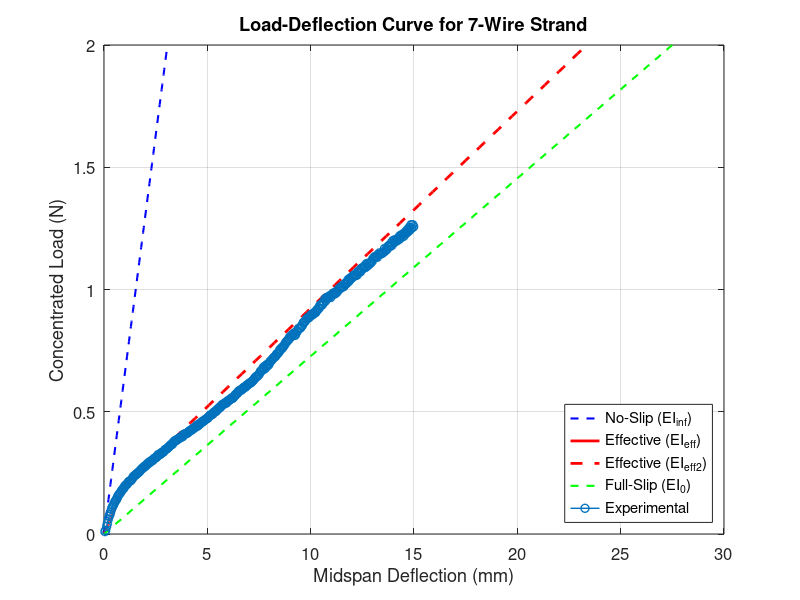

MATLAB code to generate this figure:
% MATLAB Code for Bending Stiffness of a 7-Wire Strand
% Implements the method from Zhang et al. (2018)
% "Bending Stiffness of Parallel Wire Cables Including Interfacial Slips among Wires"

clear; clc; close all;
load hm3_data.mat
loads = mean([load_1' load_2' load_3'],2);
displacements = mean([disp_1' disp_2' disp_3'],2);
loads = loads(2:end);
displacements = displacements(2:end);
%% 1. User-Defined Parameters
% Define the material, geometric, and loading properties.

% --- Geometry
d_wire = 0.0008; % Wire Diameter (m)

% --- Material Properties
E_center = 3e8; % Elasticity Modulus of the central wire (Pa)
E_outer = 10e9;  % Elasticity Modulus of the outer wires (Pa)

% --- Experimental Setup
L = 96/1000; % Cable Span (m) for simply supported beam setup
F = 0; % Axial Tensile Force (N)
P_max = 2;  % Maximum Concentrated force at midspan (N) for plotting

% --- Slip Parameter
% This is a crucial parameter that must be calibrated from experiments.
% See Fig. 6 in the reference paper for guidance (k = 7.26*sigma + 46.5).
k1 = 3;
k2 = 0.15; % Slip Rigidity (MPa), converted to Pa in the script
k1 = k1 * 1e6; % Convert MPa to Pa
k2 = k2 * 1e6;

%% 2. Geometry Calculation based on Hexagonal Packing
% For a 7-wire strand, there is 1 central wire and 6 outer wires.

r_wire = d_wire / 2;
A_wire = pi * r_wire^2;

%% 3. Laminated Beam Idealization (as per the referenced paper)
% The cross-section is idealized into 3 rectangular layers.
% - Layer 1 (top): 2 outer wires
% - Layer 2 (middle): 1 central wire + 2 outer wires
% - Layer 3 (bottom): 2 outer wires

H = d_wire * (1 + sqrt(3)); % Total height of the section
n = 3; % Number of layers
h = H / n; % Height of each idealized layer

A_layer1 = 2 * A_wire;
A_layer2 = 3 * A_wire;
A_layer3 = 2 * A_wire;
A_layers = [A_layer1; A_layer2; A_layer3];

b_layers = A_layers / h; % Equivalent width of each layer

%% 4. Layer Stiffness and Limiting Bending Stiffness (EI_0 and EI_inf)

% --- Effective Elastic Modulus for each layer (Pa)
E_eff_layer1 = E_outer;
E_eff_layer2 = (E_center * A_wire + E_outer * 2 * A_wire) / (3 * A_wire);
E_eff_layer3 = E_outer;
E_eff_layers = [E_eff_layer1; E_eff_layer2; E_eff_layer3];

% --- Moment of Inertia for each idealized RECTANGULAR layer (m^4)
I_rect_layers = (b_layers .* h^3) / 12;

% --- Bending stiffness (EI) of each idealized layer (Nm^2)
EI_layers = E_eff_layers .* I_rect_layers;

% --- Full-Slip Bending Stiffness, EI_0 (Nm^2)
EI_0 = sum(EI_layers);

% --- No-Slip (Perfect Bonding) Bending Stiffness, EI_inf (Nm^2)
y_centroids = [2.5*h; 1.5*h; 0.5*h]; % From bottom of section
EA_products = E_eff_layers .* A_layers;
y_bar = sum(EA_products .* y_centroids) / sum(EA_products);
d_parallel_axis = y_centroids - y_bar;
parallel_axis_terms = EA_products .* (d_parallel_axis.^2);
EI_inf = EI_0 + sum(parallel_axis_terms);

%% 5. Effective Bending Stiffness (EBS) Calculation
% This section implements the core equations from the paper to find EI_eff.

% --- Intermediate Parameters (alpha^2 and beta^2 from Eq. 18)
% For a symmetric 3-layer beam, slip is symmetric (delta_u1 = delta_u2),
% so we assume eta_1 = 1 and eta_2 = 1.
eta_1 = 1;
eta_2 = 1;
eta_0 = eta_1 + eta_2; %

% Axial stiffness of the n-th layer (n=3)
EA_n = E_eff_layers(n) * A_layers(n);

alpha_sq = k1 * ( ((n-1)*h^2 / EI_0) + (2 / (EA_n * eta_0)) );
beta_sq = (2 * k1 * EI_inf) / (EA_n * EI_0 * eta_0); 
alpha_sq2 = k2 * ( ((n-1)*h^2 / EI_0) + (2 / (EA_n * eta_0)) );
beta_sq2 = (2 * k2 * EI_inf) / (EA_n * EI_0 * eta_0); 

% --- Characteristic Equation Roots (lambda_1 and lambda_2 from Eq. 22)
% Add a small epsilon to F to prevent division by zero if F=0.
if F == 0; F = 1e-6; end

term_under_sqrt = (alpha_sq + F/EI_0)^2 - 4*beta_sq*F/EI_inf;
term_under_sqrt2 = (alpha_sq2 + F/EI_0)^2 - 4*beta_sq2*F/EI_inf;
% Check if the term is negative (can happen for very low F or k)
if term_under_sqrt < 0
    warning('Term under square root is negative. Check F and k values. Setting to zero.');
    term_under_sqrt = 0;
end

lambda_1 = sqrt(0.5 * (alpha_sq + F/EI_0) + 0.5 * sqrt(term_under_sqrt));
lambda_2 = sqrt(0.5 * (alpha_sq + F/EI_0) - 0.5 * sqrt(term_under_sqrt)); 
lambda_12 = sqrt(0.5 * (alpha_sq2 + F/EI_0) + 0.5 * sqrt(term_under_sqrt2));
lambda_22 = sqrt(0.5 * (alpha_sq2 + F/EI_0) - 0.5 * sqrt(term_under_sqrt2)); 

% --- Maximum Deflection Calculation (for concentrated midspan load P)

% Max deflection with slip (w_max_2 from Eq. 32)
term1_w_slip = (P_max*L)/(4*F);
% Avoid division by zero if lambda values are identical
if abs(lambda_1 - lambda_2) < 1e-9
    term2_w_slip = 0;
    term3_w_slip = 0;
else
    term2_w_slip = (P_max/(2*F)) * ((F/EI_0 - lambda_2^2) / (lambda_1 * (lambda_2^2 - lambda_1^2))) * tanh(lambda_1*L/2);
    term3_w_slip = (P_max/(2*F)) * ((F/EI_0 - lambda_1^2) / (lambda_2 * (lambda_2^2 - lambda_1^2))) * tanh(lambda_2*L/2);
    term2_w_slip2 = (P_max/(2*F)) * ((F/EI_0 - lambda_22^2) / (lambda_12 * (lambda_22^2 - lambda_12^2))) * tanh(lambda_12*L/2);
    term3_w_slip2 = (P_max/(2*F)) * ((F/EI_0 - lambda_12^2) / (lambda_22 * (lambda_22^2 - lambda_12^2))) * tanh(lambda_22*L/2);
end
w_max_2 = term1_w_slip + term2_w_slip - term3_w_slip; 
w_max_22 = term1_w_slip + term2_w_slip2 - term3_w_slip2; 

% Max deflection without slip (w_bar_max_2 from Eq. 33)
alpha_0 = sqrt(F/EI_inf);
w_bar_max_2 = (P_max*L)/(4*F) - (P_max/(2*alpha_0*F)) * tanh(alpha_0*L/2); 
% --- Deflection Magnification Coefficient (delta_2 from Eq. 34)
delta_2 = w_max_2 / w_bar_max_2;
delta_22 = w_max_22 / w_bar_max_2; 

% --- Final Effective Bending Stiffness (EI_eff from Eq. 35)
EI_eff = (1 / delta_2) * EI_inf;
EI_eff2 = (1 / delta_22) * EI_inf;

%% 6. Display Results
disp('--- Bending Stiffness Results ---');
fprintf('Full-Slip Bending Stiffness (EI_0):     %.2f Nm^2\n', EI_0);
fprintf('No-Slip Bending Stiffness (EI_inf):   %.2f Nm^2\n', EI_inf);
fprintf('Effective Bending Stiffness (EI_eff): %.2f Nm^2\n', EI_eff);
fprintf('Effective Bending Stiffness 2 (EI_eff2): %.2f Nm^2\n', EI_eff);
fprintf('\n(Stiffness ratio EI_eff / EI_inf: %.3f)\n', EI_eff/EI_inf);
fprintf('\n(Stiffness ratio 2 EI_eff2 / EI_inf: %.3f)\n', EI_eff/EI_inf);

%% 7. Plot Load-Deflection Curves
disp('--- Generating Plot ---');

% Define a range of forces for the plot
P_range = linspace(0, P_max, 100);
P_range1 = linspace(0, 0.2, 100);
P_range2 = linspace(0.2, P_max, 100);

% Define a function for calculating deflection based on the general formula
% for a beam-column with a midspan load P and stiffness EI.
calc_deflection = @(p_vec, EI) (p_vec*L)/(4*F) - (p_vec./(2*F*sqrt(F./EI))) .* tanh(sqrt(F./EI)*L/2);
% Calculate deflection for each stiffness case
deflection_inf = calc_deflection(P_range, EI_inf);
deflection_eff = calc_deflection(P_range1, EI_eff);
deflection_eff2 = calc_deflection(P_range2, EI_eff2);
deflection_0 = calc_deflection(P_range, EI_0);
% Create the plot
figure;
plot(deflection_inf * 1000, P_range, 'b--', 'LineWidth', 1.5);
hold on;
plot(deflection_eff * 1000, P_range1, 'r-', 'LineWidth', 2);
plot(deflection_eff2 * 1000-1.46, P_range2, 'r--', 'LineWidth', 2);
plot(deflection_0 * 1000, P_range, 'g--', 'LineWidth', 1.5);
plot(displacements, loads, '-o', 'LineWidth', 1)
hold off;
% Formatting
title('Load-Deflection Curve for 7-Wire Strand');
xlabel('Midspan Deflection (mm)');
ylabel('Concentrated Load (N)');
legend('No-Slip (EI_{inf})', 'Effective (EI_{eff})', 'Effective (EI_{eff2})','Full-Slip (EI_0)', 'Experimental', 'Location', 'southeast');
grid on;
set(gca, 'FontSize', 12);